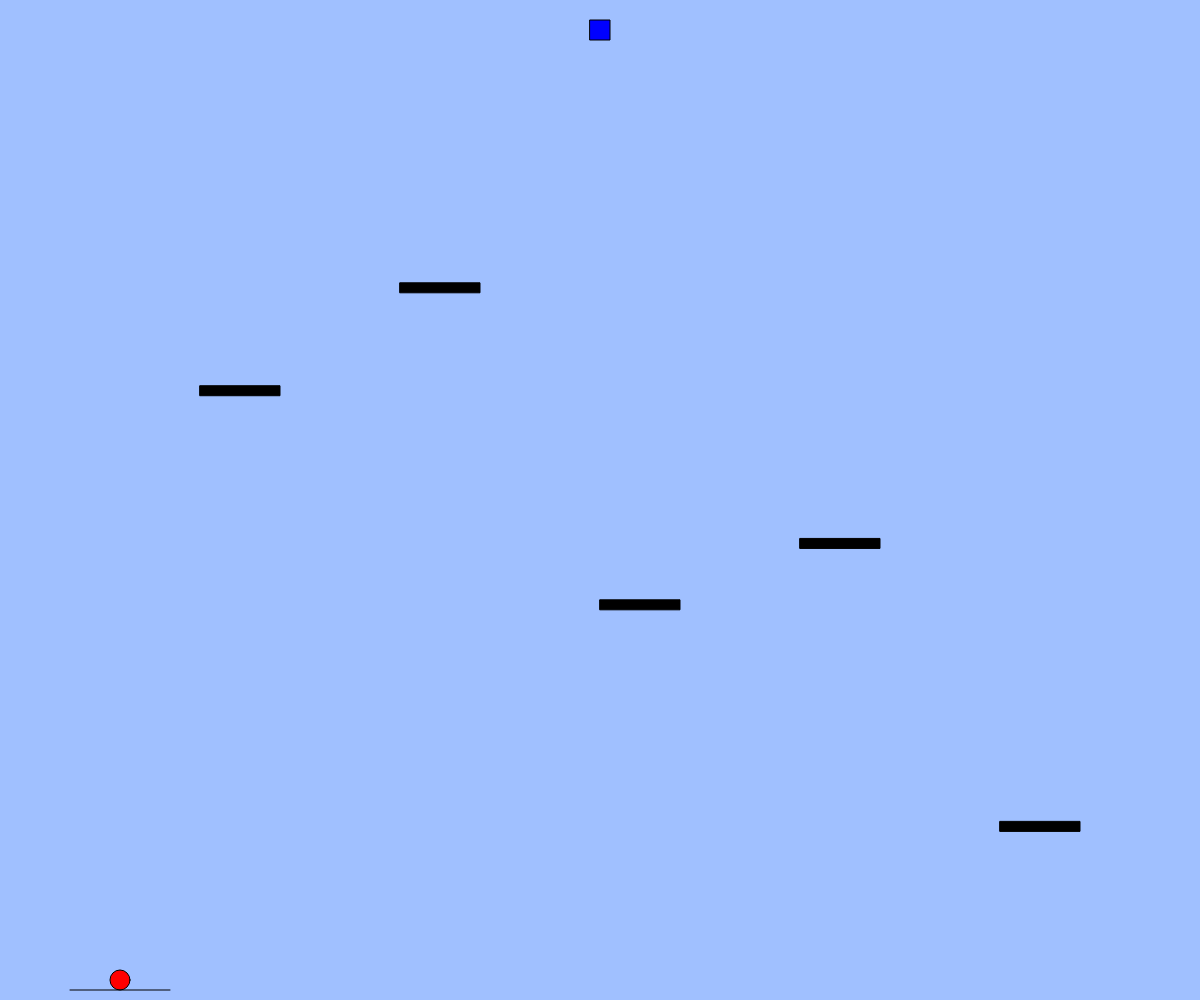
Frame 1 (no input)
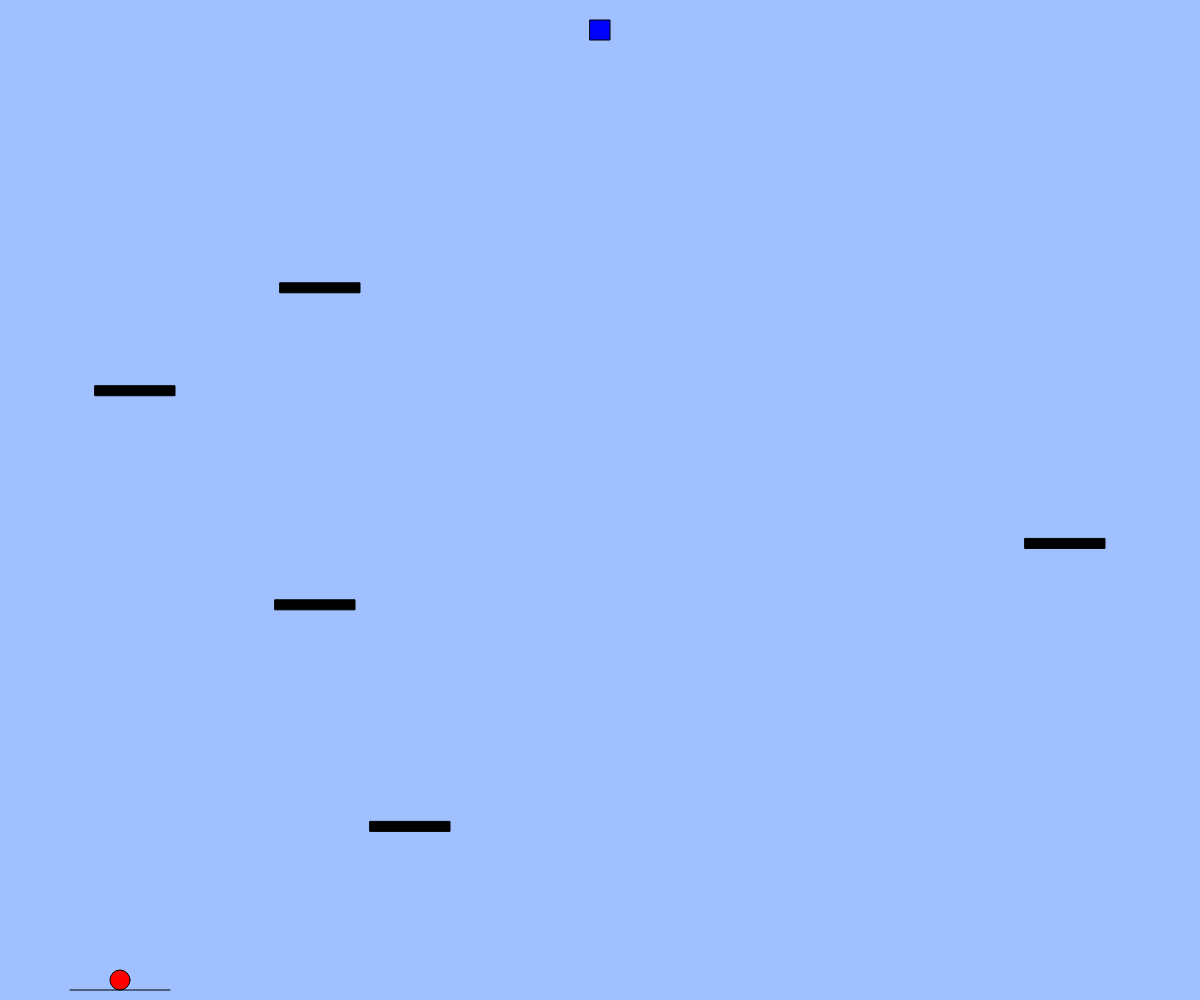
Frame 60 (no input)
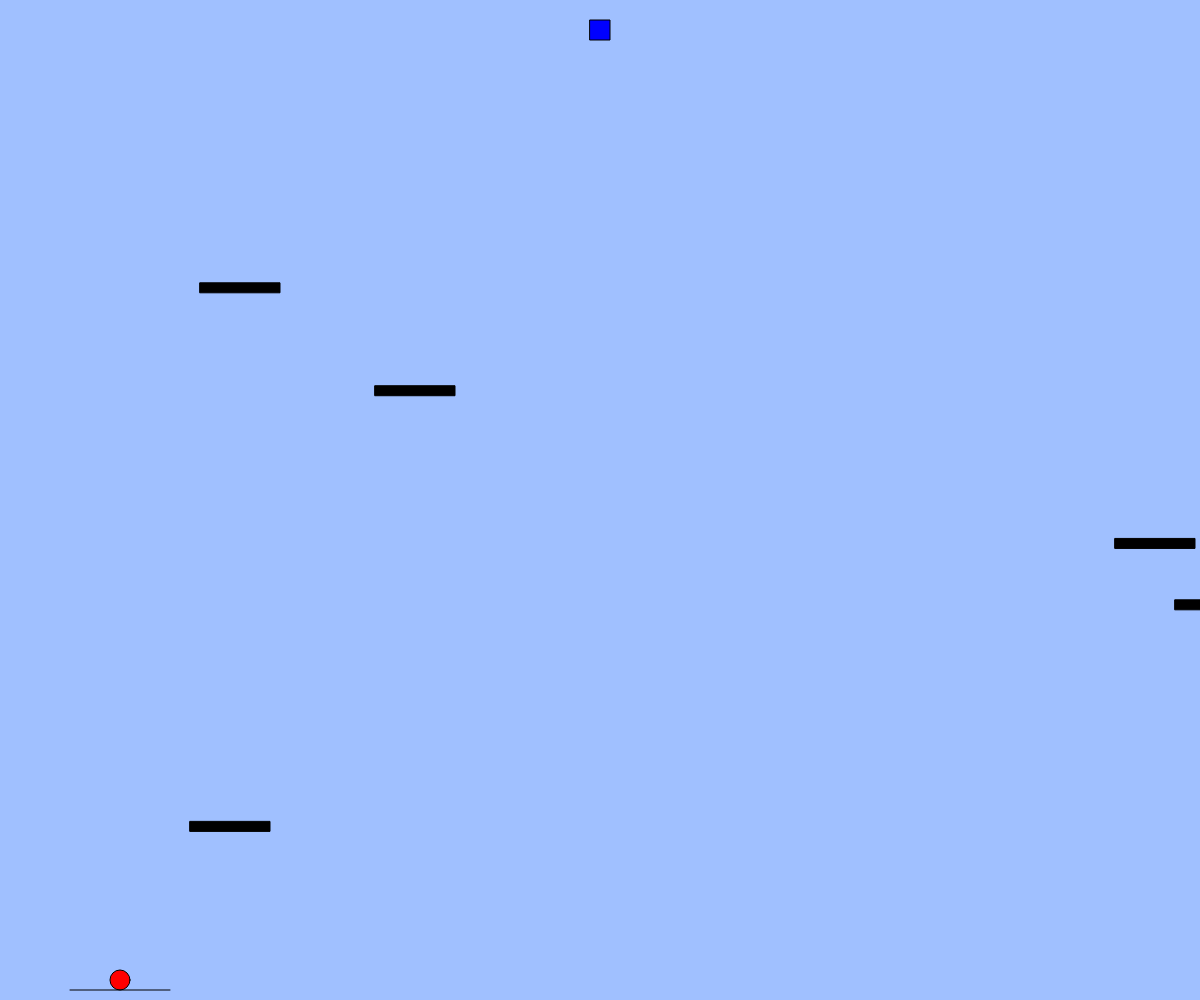
Frame 120 (the mouse pressed at the canvas centre since frame 60)

The p5.js sketch that drew these frames (run headless with seeded random() and noise() and a simulated clock; from frame 60 on, the mouse is pressed at the canvas centre):

// p5.js sketch
// ── sketch.js
// 最終課題を制作しよう

let x, y, a, b, c, d, e, vx1, vx2, vx3, vx4, vx5, ax, bx, cx, dx, ex, vy;
const vyMax = 30;

function setup(){
  createCanvas(windowWidth, windowHeight);
  x = width / 10;
  y = height - 20;
  
  a = random(100, height - 500);
  b = random(200, height - 400);
  c = random(300, height - 300);
  d = random(400, height - 200);
  e = random(500, height - 100);

  vx1 = 0; vx1<35; vx1+=35;
  vx2 = 0; vx2<40; vx2+=40;
  vx3 = 0; vx3<25; vx3+=25;
  vx4 = 0; vx4<45; vx4+=45;
  vx5 = 0; vx5<30; vx5+=30;

  vy = 0;

  ax = width*1/6;
  bx = width*1/3;
  cx = width*1/2;
  dx = width*2/3;
  ex = width*5/6;
  
}

  

function draw(){
  background(160, 192, 255);
  fill (255,0,0);
  ellipse(x, y, 20);

  vy += 1;
  y += 1 *vy;
 
  if(keyIsDown(LEFT_ARROW) &&  x > width/width+10){ x -= 5; }
  if(keyIsDown(RIGHT_ARROW) && x < width-10){ x += 5; }

  fill(0);
 rect (ax, a, 80, 10);
 rect (bx, b, 80, 10);
 rect (cx, c, 80, 10);
 rect (dx, d, 80, 10);
 rect (ex, e, 80, 10);

 ax += vx1;
 if(ax < 0 || ax > width-40){ vx1 = -1 * vx1; }
 bx += vx2;
 if(bx < 0 || bx > width-40){ vx2 = -1 * vx2; }
 cx += vx3;
 if(cx < 0 || cx > width-40){ vx3 = -1 * vx3; }
 dx += vx4;
 if(dx < 0 || dx > width-40){ vx4 = -1 * vx4; } 
 ex += vx5;
 if(ex < 0 || ex > width-40){ vx5 = -1 * vx5; } 

 if(x>ax && x<ax+80 && y>a-10 && y<a+20){x=width/10;y=height-20;}
 if(x>bx && x<bx+80 && y>b-10 && y<b+20){x=width/10;y=height-20;}
 if(x>cx && x<cx+80 && y>c-10 && y<c+20){x=width/10;y=height-20;}
 if(x>dx && x<dx+80 && y>d-10 && y<d+20){x=width/10;y=height-20;}
 if(x>ex && x<ex+80 && y>e-10 && y<e+20){x=width/10;y=height-20;}
 if(y<0||y>height-20){x=width/10;y=height-20;}
 
 
 if(x>width/2-20 && x<width/2+20 && y>10 && y<50){
  x=width/2; y=30;

  fill(220,180,10);
  ellipse(width/2,30,40);

  textSize(100);
  text("GOAL", width/2-150, height/2);
 }
  
 line (width/10+50, height-10, width/10-50, height-10);

 fill(0,0,255);
 rect (width/2-10, 20, 20, 20);


 
 }

  function keyPressed(){
  if(key == " " ){vy = -15;}
}

function windowResized(){
  resizeCanvas(windowWidth, windowHeight);
}
 
